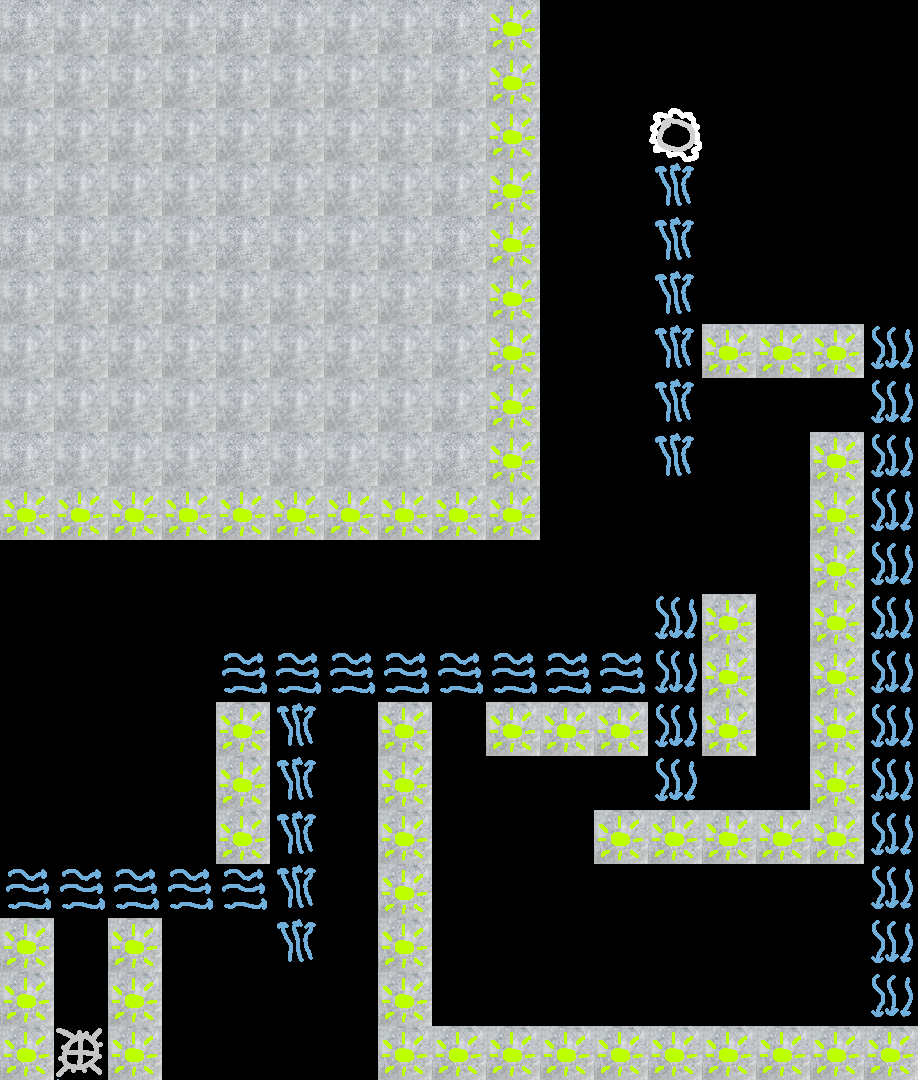

A level layout from a 2D game, rendered from its tile map. Below: a short description, then the map file with tile-grid data replaced by summaries:
An orthogonal 17x20 tile map with 54x54 px tiles, 2 tile layers (Tile Layer 1, Tile Layer 2).

<map version="1.9" tiledversion="1.9.2" orientation="orthogonal" renderorder="right-down" width="17" height="20" tilewidth="54" tileheight="54" infinite="0" nextlayerid="3" nextobjectid="1">
 <tileset firstgid="1" source="temp2.tsx" />
 <layer id="1" name="Tile Layer 1" width="17" height="20">
  <data>[340 cells, 189 non-empty, 6 distinct tile ids]</data>
 </layer>
 <layer id="2" name="Tile Layer 2" width="17" height="20">
  <data>[340 cells, 65 non-empty, 1 distinct tile ids]</data>
 </layer>
</map>
